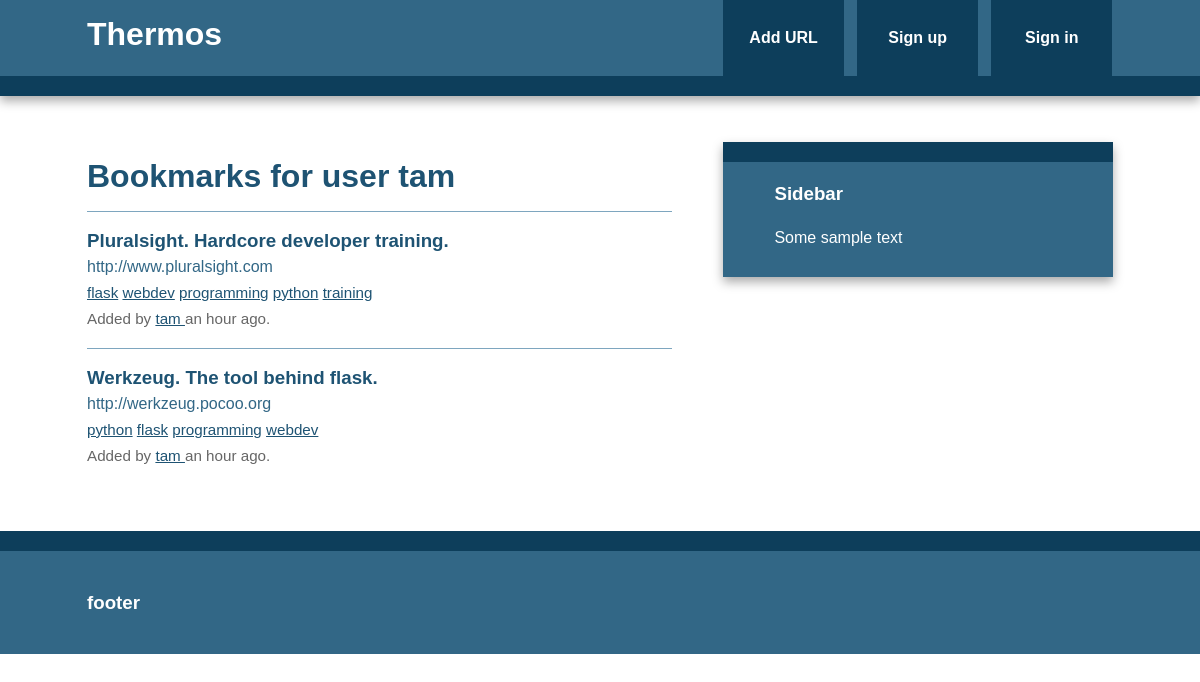
The page /user/tam on the database its author committed.
### thermos/models.py (models this page shows, shortened)
class User(db.Model, UserMixin):
    id = db.Column(db.Integer, primary_key=True)
    username = db.Column(db.String(80), unique=True)
    email = db.Column(db.String(120), unique=True)
    bookmarks = db.relationship('Bookmark', backref='user', lazy='dynamic')
    password_hash = db.Column(db.String)
    @property
    def password(self):
        raise AttributeError('password: write-only field')

class Bookmark(db.Model):
    id = db.Column(db.Integer, primary_key=True)
    url = db.Column(db.Text, nullable=False)
    date = db.Column(db.DateTime, default=datetime.utcnow)
    description = db.Column(db.String(300))
    user_id = db.Column(db.Integer, db.ForeignKey('user.id'), nullable=False)
    _tags = db.relationship('Tag', secondary=tags, backref=db.backref('bookmarks', lazy='dynamic'))
    @property
    def tags(self):
        return ",".join([t.name for t in self._tags])
    @tags.setter
    def tags(self, string):
        if string:
            self._tags = [Tag.get_or_create(name) for name in string.split(',')]

class Tag(db.Model):
    id = db.Column(db.Integer, primary_key=True)
    name = db.Column(db.String(25), nullable=False, unique=True, index=True)
    def __repr__(self):
        return self.name

### thermos/views.py (the view)
@app.route('/user/<username>')
def user(username):
    user = User.query.filter_by(username=username).first_or_404()
    return render_template('user.html', user=user)

### thermos/templates/user.html (shortened to what this page needs)
{% extends "base.html" %}
{% block content %}
<article>
  <header>
    <h1>Bookmarks for user {{ user.username }}</h1>
      {% if user.bookmarks.count() > 0 %}
        {% with bookmarks = user.bookmarks %}
            {% include "bookmark_list.html" %}
        {% endwith %}
      {% else %}
        <li>This user has not added any bookmarks yet.</li>
      {% endif %}
  </header>
</article>
{% endblock %}

### thermos/templates/bookmark_list.html (shortened to what this page needs)
<ul class="bookmarks">
  {% for bookmark in bookmarks %}
    <li>
      <a class="header" href="{{ bookmark.url }}">
          <h3 class="description">
            {{ bookmark.description|truncate(50, killwords=True)}}
          </h3>
          <span class="url">
            {{ bookmark.url|truncate(50, killwords=True) }}
          </span>
      </a>
      <div class="info">
          <span class="tags">
            {% if bookmark.tags %}
              {% for t in bookmark._tags %}
                <a href="#">{{ t }}</a>
              {% endfor %}
            {% else %}
              No tags.
            {% endif %}
          </span>
          <br>
          Added by <a href="{{ url_for('user', username=bookmark.user.username) }}">
            {{ bookmark.user.username }}
          </a>
          {{ moment(bookmark.date).fromNow() }}.
      </div>
    </li>
  {% endfor %}
</ul>

### thermos/static/css/main.css (style rules this page uses)
html { color: #222; font-size: 1em; line-height: 1.4; }
body { font: 16px/26px Helvetica, Helvetica Neue, Arial; }
.main article h1 { font-size: 2em; }
a, a:visited { color: #1E5373; }
h1, h2, h3, h4, h5, h6 { color: #1E5373; }
ul.bookmarks { list-style: none none; padding-left: 0; }
ul.bookmarks li { padding-bottom: .5em; border-top: 1px solid #7EA6BF; padding: 1em 0; }
a.header { color: #326786; text-decoration: none; display: block; }
a.header h3 { margin: 0 0; }
div.info { font-size: .95em; color: #666666; }
@media only screen and (min-width: 768px) { .main article { float: left; width: 57%; } }

### rows shown on the page
User: username "tam"
Bookmark: description "Pluralsight. Hardcore developer training.", url "http://www.pluralsight.com", user.username "tam", date "an hour ago"
Tag: name "flask"
Tag: name "webdev"
Tag: name "programming"
Tag: name "python"
Tag: name "training"
Bookmark: description "Werkzeug. The tool behind flask.", url "http://werkzeug.pocoo.org", user.username "tam", date "an hour ago"
